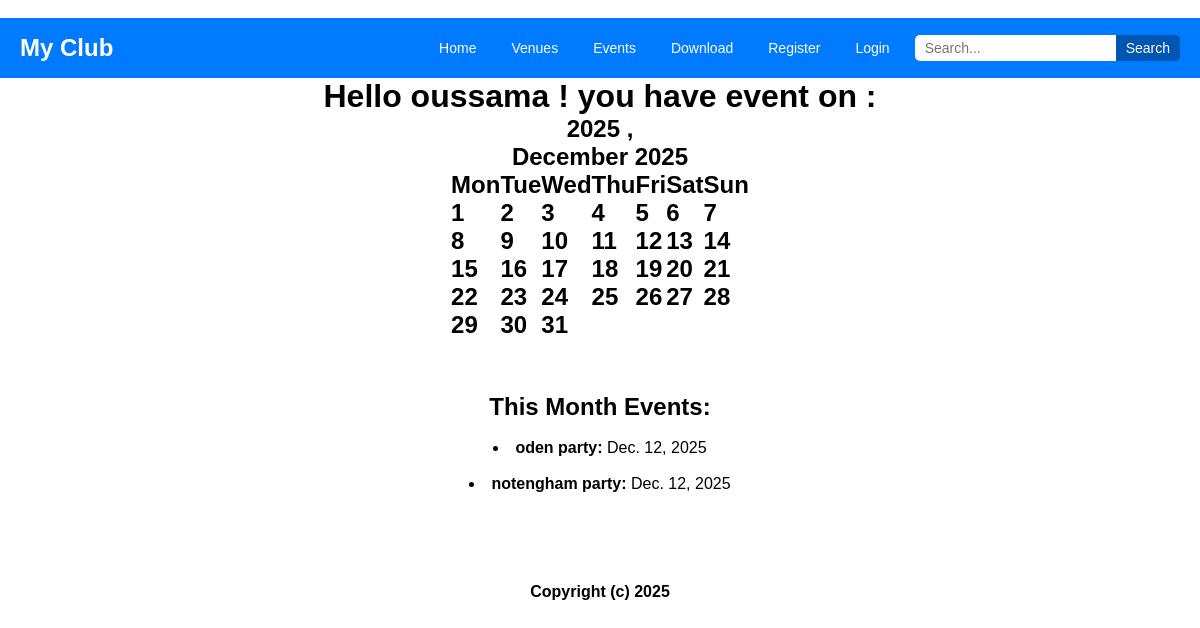
Before: / with the older database file.
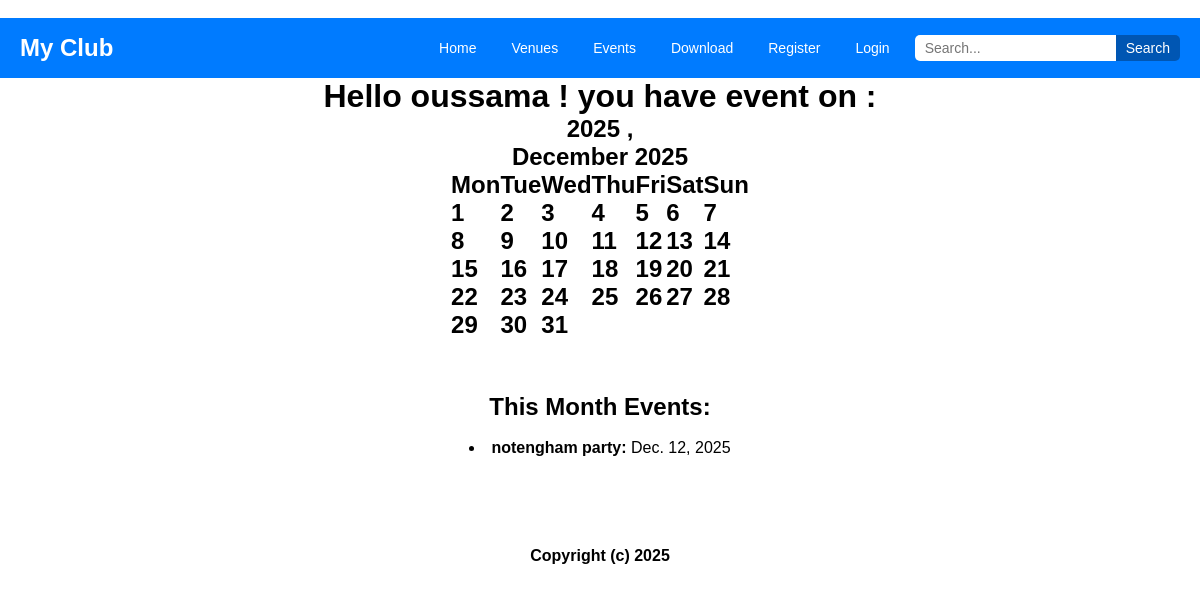
After: the same page with the newer database file.
### event/models.py (models this page shows, shortened)
class Event(models.Model):
    name = models.CharField('event name' , max_length=100 , null= False)
    date = models.DateField('event date')
    venue = models.ForeignKey(Venue ,null=True , on_delete=models.CASCADE )
    manager = models.ForeignKey(User, null=True , on_delete= models.SET_NULL)
    description = models.TextField('description' , null= True)
    attendees = models.ManyToManyField(MyUser)
    approved = models.BooleanField('approved' , default=False)
    def __str__(self):
        return self.name

### event/views.py (the view)
# urls.py: path('', views.homepage , name='homepage'),
def homepage(request, year=None, month=None):
    name = 'oussama'
    if year is None or month is None:
        today = datetime.today()
        year = today.year
        month = today.strftime("%B")  # Get month name
    month = month.title()  # Capitalize first letter
    try:
        month_number = list(calendar.month_name).index(month)
    except ValueError:
        return HttpResponse("Invalid month name", status=400)  # Handle invalid month names
    cal = HTMLCalendar().formatmonth(year, month_number)
    event_list = Event.objects.filter(date__year = datetime.now().year , date__month = datetime.now().month)
    context = {
        'name': name,
        'month_number': month_number,
        'cal': cal,
        'year': year,
        'month': month,
        'event_list':event_list
    }
    return render(request, 'event/home.html', context)

### event/templates/event/home.html
{% extends 'base.html' %}
{% block content%}
<center>
    <h1>Hello {{name}} ! you have event on : <h2>{{year}} , {{cal|safe}}</h2></h1>
    <br><br><br>
    <h2>This Month Events:</h2> <br>
    {% if event_list %}
        {% for event in event_list %}
            <li><strong>{{event}}: </strong>{{event.date}} </li><br>
        {% endfor %}
    {% else %}
        <h3>Sorry ther is no event this month !!! </h3>
    {% endif %}
</center>
{% endblock %}

Changed rows visible on the page:
removed Event: name "oden party", date "Dec. 12, 2025"
